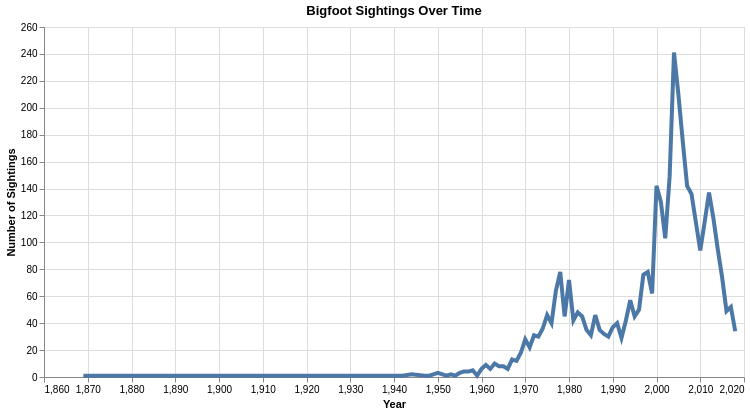

Source (notebook cell):
### Markdown cell above
## 4. Visualization 1: Bigfoot Sightings Over Time

This visualization shows how the number of reported Bigfoot sightings has changed over time.

### Code cell
# Create a line chart of yearly sightings
chart1 = alt.Chart(yearly_counts).mark_line(strokeWidth=4).encode(                     # Make the line slightly thicker for easier hovering
    x=alt.X("year:Q", title="Year"),                                                   #Referred to: https://altair-viz.github.io/user_guide/marks/line.html 
    y=alt.Y("count:Q", title="Number of Sightings"),
    tooltip=["year:Q", "count:Q"],
).properties(
    title="Bigfoot Sightings Over Time",
    width=700,
    height=350
)

chart1

### Figure 1 — Vega-Lite specification as saved in the notebook (floating-point values rounded to 4 significant figures)
{"config": {"view": {"continuousWidth": 300, "continuousHeight": 300}}, "data": {"name": "data-8847db04955a73b463f649c43e6dc008"}, "mark": {"type": "line", "strokeWidth": 4}, "encoding": {"tooltip": [{"field": "year", "type": "quantitative"}, {"field": "count", "type": "quantitative"}], "x": {"field": "year", "title": "Year", "type": "quantitative"}, "y": {"field": "count", "title": "Number of Sightings", "type": "quantitative"}}, "height": 350, "title": "Bigfoot Sightings Over Time", "width": 700, "$schema": "https://vega.github.io/schema/vega-lite/v5.20.1.json", "datasets": {"data-8847db04955a73b463f649c43e6dc008": [{"year": 1869.0, "count": 1}, {"year": 1921.0, "count": 1}, {"year": 1925.0, "count": 1}, {"year": 1930.0, "count": 1}, {"year": 1937.0, "count": 1}, {"year": 1938.0, "count": 1}, {"year": 1941.0, "count": 1}, {"year": 1942.0, "count": 1}, {"year": 1944.0, "count": 2}, {"year": 1947.0, "count": 1}, {"year": 1948.0, "count": 1}, {"year": 1949.0, "count": 2}, {"year": 1950.0, "count": 3}, {"year": 1952.0, "count": 1}, {"year": 1953.0, "count": 2}, {"year": 1954.0, "count": 1}, {"year": 1955.0, "count": 3}, {"year": 1956.0, "count": 4}, {"year": 1957.0, "count": 4}, {"year": 1958.0, "count": 5}, {"year": 1959.0, "count": 1}, {"year": 1960.0, "count": 6}, {"year": 1961.0, "count": 9}, {"year": 1962.0, "count": 6}, {"year": 1963.0, "count": 10}, {"year": 1964.0, "count": 8}, {"year": 1965.0, "count": 8}, {"year": 1966.0, "count": 6}, {"year": 1967.0, "count": 13}, {"year": 1968.0, "count": 12}, {"year": 1969.0, "count": 18}, {"year": 1970.0, "count": 28}, {"year": 1971.0, "count": 22}, {"year": 1972.0, "count": 31}, {"year": 1973.0, "count": 30}, {"year": 1974.0, "count": 36}, {"year": 1975.0, "count": 46}, {"year": 1976.0, "count": 40}, {"year": 1977.0, "count": 64}, {"year": 1978.0, "count": 78}, {"year": 1979.0, "count": 45}, {"year": 1980.0, "count": 72}, {"year": 1981.0, "count": 42}, {"year": 1982.0, "count": 48}, {"year": 1983.0, "count": 45}, {"year": 1984.0, "count": 35}, {"year": 1985.0, "count": 31}, {"year": 1986.0, "count": 46}, {"year": 1987.0, "count": 35}, {"year": 1988.0, "count": 32}, {"year": 1989.0, "count": 30}, {"year": 1990.0, "count": 37}, {"year": 1991.0, "count": 40}, {"year": 1992.0, "count": 29}, {"year": 1993.0, "count": 42}, {"year": 1994.0, "count": 57}, {"year": 1995.0, "count": 45}, {"year": 1996.0, "count": 50}, {"year": 1997.0, "count": 76}, {"year": 1998.0, "count": 78}, {"year": 1999.0, "count": 62}, {"year": 2000.0, "count": 142}, {"year": 2001.0, "count": 130}, {"year": 2002.0, "count": 103}, {"year": 2003.0, "count": 149}, {"year": 2004.0, "count": 241}, {"year": 2005.0, "count": 210}, {"year": 2006.0, "count": 175}, {"year": 2007.0, "count": 142}, {"year": 2008.0, "count": 136}, {"year": 2009.0, "count": 115}, {"year": 2010.0, "count": 94}, {"year": 2011.0, "count": 115}, {"year": 2012.0, "count": 137}, {"year": 2013.0, "count": 118}, {"year": 2014.0, "count": 95}, {"year": 2015.0, "count": 74}, {"year": 2016.0, "count": 49}, {"year": 2017.0, "count": 52}, {"year": 2018.0, "count": 34}]}}
